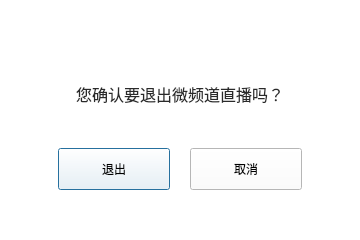
<?xml version="1.0" encoding="UTF-8"?>
<ui version="4.0">
 <class>ExitConfirmUI</class>
 <widget class="QDialog" name="ExitConfirmUI">
  <property name="geometry">
   <rect>
    <x>0</x>
    <y>0</y>
    <width>360</width>
    <height>240</height>
   </rect>
  </property>
  <property name="windowTitle">
   <string>Dialog</string>
  </property>
  <property name="styleSheet">
   <string notr="true">background-color: rgb(255, 255, 255);
</string>
  </property>
  <layout class="QGridLayout" name="gridLayout">
   <property name="leftMargin">
    <number>0</number>
   </property>
   <property name="topMargin">
    <number>0</number>
   </property>
   <property name="rightMargin">
    <number>0</number>
   </property>
   <property name="bottomMargin">
    <number>0</number>
   </property>
   <property name="spacing">
    <number>0</number>
   </property>
   <item row="0" column="0">
    <widget class="Title" name="m_pTitleBar" native="true">
     <property name="minimumSize">
      <size>
       <width>0</width>
       <height>40</height>
      </size>
     </property>
     <property name="maximumSize">
      <size>
       <width>16777215</width>
       <height>40</height>
      </size>
     </property>
     <property name="styleSheet">
      <string notr="true">border-radius:0px</string>
     </property>
    </widget>
   </item>
   <item row="1" column="0">
    <widget class="QLabel" name="label">
     <property name="sizePolicy">
      <sizepolicy hsizetype="Preferred" vsizetype="Expanding">
       <horstretch>0</horstretch>
       <verstretch>0</verstretch>
      </sizepolicy>
     </property>
     <property name="font">
      <font>
       <family>微软雅黑</family>
       <pointsize>12</pointsize>
       <weight>50</weight>
       <italic>false</italic>
       <bold>false</bold>
      </font>
     </property>
     <property name="styleSheet">
      <string notr="true">background-color: rgb(255, 255, 255);
color: rgb(42, 42, 42);
border-radius:0px</string>
     </property>
     <property name="text">
      <string>您确认要退出微频道直播吗？</string>
     </property>
     <property name="alignment">
      <set>Qt::AlignCenter</set>
     </property>
    </widget>
   </item>
   <item row="2" column="0">
    <layout class="QHBoxLayout" name="horizontalLayout">
     <item>
      <spacer name="horizontalSpacer">
       <property name="orientation">
        <enum>Qt::Horizontal</enum>
       </property>
       <property name="sizeHint" stdset="0">
        <size>
         <width>28</width>
         <height>20</height>
        </size>
       </property>
      </spacer>
     </item>
     <item>
      <widget class="QPushButton" name="m_pBtnOk">
       <property name="minimumSize">
        <size>
         <width>112</width>
         <height>42</height>
        </size>
       </property>
       <property name="styleSheet">
        <string notr="true"/>
       </property>
       <property name="text">
        <string>退出</string>
       </property>
      </widget>
     </item>
     <item>
      <spacer name="horizontalSpacer_3">
       <property name="orientation">
        <enum>Qt::Horizontal</enum>
       </property>
       <property name="sizeType">
        <enum>QSizePolicy::Fixed</enum>
       </property>
       <property name="sizeHint" stdset="0">
        <size>
         <width>20</width>
         <height>20</height>
        </size>
       </property>
      </spacer>
     </item>
     <item>
      <widget class="QPushButton" name="m_pBtnCancel">
       <property name="minimumSize">
        <size>
         <width>112</width>
         <height>42</height>
        </size>
       </property>
       <property name="styleSheet">
        <string notr="true"/>
       </property>
       <property name="text">
        <string>取消</string>
       </property>
      </widget>
     </item>
     <item>
      <spacer name="horizontalSpacer_2">
       <property name="orientation">
        <enum>Qt::Horizontal</enum>
       </property>
       <property name="sizeHint" stdset="0">
        <size>
         <width>28</width>
         <height>20</height>
        </size>
       </property>
      </spacer>
     </item>
    </layout>
   </item>
   <item row="3" column="0">
    <spacer name="verticalSpacer">
     <property name="orientation">
      <enum>Qt::Vertical</enum>
     </property>
     <property name="sizeType">
      <enum>QSizePolicy::Minimum</enum>
     </property>
     <property name="sizeHint" stdset="0">
      <size>
       <width>20</width>
       <height>50</height>
      </size>
     </property>
    </spacer>
   </item>
  </layout>
 </widget>
 <customwidgets>
  <customwidget>
   <class>Title</class>
   <extends>QWidget</extends>
   <header location="global">Title.h</header>
   <container>1</container>
  </customwidget>
 </customwidgets>
 <resources/>
 <connections/>
</ui>
